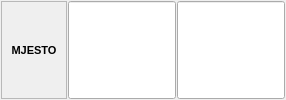
                 <widget class="QFrame" name="frame_9">
                  <property name="sizePolicy">
                   <sizepolicy hsizetype="Preferred" vsizetype="Maximum">
                    <horstretch>0</horstretch>
                    <verstretch>0</verstretch>
                   </sizepolicy>
                  </property>
                  <property name="minimumSize">
                   <size>
                    <width>0</width>
                    <height>27</height>
                   </size>
                  </property>
                  <property name="frameShape">
                   <enum>QFrame::NoFrame</enum>
                  </property>
                  <property name="frameShadow">
                   <enum>QFrame::Raised</enum>
                  </property>
                  <layout class="QHBoxLayout" name="horizontalLayout_7">
                   <property name="spacing">
                    <number>1</number>
                   </property>
                   <property name="leftMargin">
                    <number>1</number>
                   </property>
                   <property name="topMargin">
                    <number>1</number>
                   </property>
                   <property name="rightMargin">
                    <number>1</number>
                   </property>
                   <property name="bottomMargin">
                    <number>1</number>
                   </property>
                   <item>
                    <widget class="QLabel" name="lblFltMjesto">
                     <property name="sizePolicy">
                      <sizepolicy hsizetype="Fixed" vsizetype="Minimum">
                       <horstretch>0</horstretch>
                       <verstretch>0</verstretch>
                      </sizepolicy>
                     </property>
                     <property name="minimumSize">
                      <size>
                       <width>66</width>
                       <height>0</height>
                      </size>
                     </property>
                     <property name="font">
                      <font>
                       <pointsize>8</pointsize>
                       <weight>75</weight>
                       <bold>true</bold>
                      </font>
                     </property>
                     <property name="frameShape">
                      <enum>QFrame::StyledPanel</enum>
                     </property>
                     <property name="text">
                      <string>MJESTO</string>
                     </property>
                     <property name="alignment">
                      <set>Qt::AlignCenter</set>
                     </property>
                    </widget>
                   </item>
                   <item>
                    <widget class="QLineEdit" name="txtFltMjestoId">
                     <property name="sizePolicy">
                      <sizepolicy hsizetype="Fixed" vsizetype="Preferred">
                       <horstretch>0</horstretch>
                       <verstretch>0</verstretch>
                      </sizepolicy>
                     </property>
                     <property name="minimumSize">
                      <size>
                       <width>66</width>
                       <height>0</height>
                      </size>
                     </property>
                    </widget>
                   </item>
                   <item>
                    <widget class="QLineEdit" name="txtFltMjestoNaziv">
                     <property name="sizePolicy">
                      <sizepolicy hsizetype="Preferred" vsizetype="Preferred">
                       <horstretch>0</horstretch>
                       <verstretch>0</verstretch>
                      </sizepolicy>
                     </property>
                    </widget>
                   </item>
                  </layout>
                 </widget>
